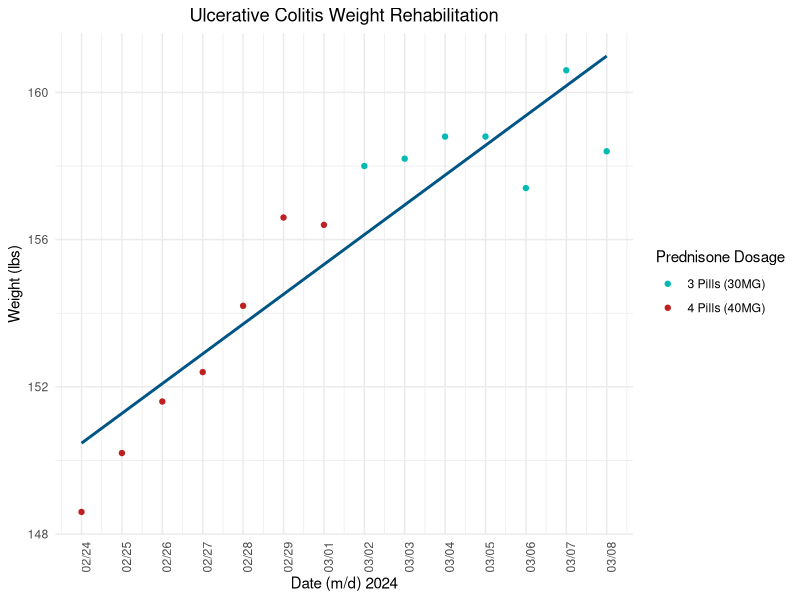

The R source for this figure:
## ---- chunk 1
knitr::opts_chunk$set(echo = TRUE)
## ---- chunk 2
library(ggplot2)
## ---- chunk 3
# Create a matrix UC
UC <- matrix(NA, nrow = 14, ncol = 4)

# Assign the data to the matrix
UC <- matrix(
  c("02/24/2024", "148.6", "4 Pills (40MG)", NA,
    "02/25/2024", "150.2", "4 Pills (40MG)", NA,
    "02/26/2024", "151.6", "4 Pills (40MG)", "Visited Gym",
    "02/27/2024", "152.4", "4 Pills (40MG)", NA,
    "02/28/2024", "154.2", "4 Pills (40MG)", NA,
    "02/29/2024", "156.6", "4 Pills (40MG)", NA,
    "03/01/2024", "156.4", "4 Pills (40MG)", "Visited Gym",
    "03/02/2024", "158.0", "3 Pills (30MG)", NA,
    "03/03/2024", "158.2", "3 Pills (30MG)", NA,
    "03/04/2024", "158.8", "3 Pills (30MG)", "Visited Gym",
    "03/05/2024", "158.8", "3 Pills (30MG)", NA,
    "03/06/2024", "157.4", "3 Pills (30MG)", NA,
    "03/07/2024", "160.6", "3 Pills (30MG)", "Visited Gym",
    "03/08/2024", "158.4", "3 Pills (30MG)", "Visited Gym"),
  nrow = 14,
  byrow = TRUE
)

# Assign column names
colnames(UC) <- c("Date", "Weight", "Prednisone Dosage", "Activity")

# Print the matrix
UC
## ---- chunk 4
# Convert matrix UC to data frame
UC_df <- as.data.frame(UC)

# Convert weight column to numeric, handling non-numeric entries
UC_df$Weight <- as.numeric(ifelse(grepl("[0-9.]+", UC_df$Weight), 
                                  UC_df$Weight, NA))

# Create the scatter plot with regression line using the data frame UC_df
ggplot(UC_df, aes(x = as.Date(Date, "%m/%d/%Y"), y = Weight, 
                  color = as.factor(`Prednisone Dosage`))) +
  geom_point() +  # Scatter plot points
  guides(color = guide_legend(title = "Prednisone Dosage")) +
  scale_color_manual(values=c("#01BAB3", "#BF2020")) +
  geom_smooth(method = "lm", se = FALSE, color = "#005587") +  # Regression line
  labs(title = "Ulcerative Colitis Weight Rehabilitation", 
       x = "Date (m/d) 2024", y = "Weight (lbs)") +
  theme_minimal() +
  theme(axis.text.x = element_text(angle = 90, hjust = 1),
        plot.title = element_text(hjust = 0.5)) +  # Center the title
  scale_x_date(date_breaks = "1 day", date_labels = "%m/%d")
## ---- chunk 5
UC_df$days <- c(1:14) # create a vector 1 through 14 and save it into the UC_df data frame

model.4days = lm(Weight ~ days, data = UC_df[1:7,])
model.3days = lm(Weight ~ days, data = UC_df[8:14,])

summary(model.4days)
summary(model.3days)

# average rate of change formula = (y2 - y1) / (x2 - x1)
# average rate of change = (weight2 - weight 1) / (time2 - time1)
f = c(1.6, 1.4, 0.8, 1.8, 2.4, -0.2)
t = c(0.2, 0.6, 0.0, -1.4, 3.2, -2.2)

# use paired t-test because there is a difference in medication per week
t.test(f, t, alternative = "greater", paired = TRUE) # (x,n,p)

